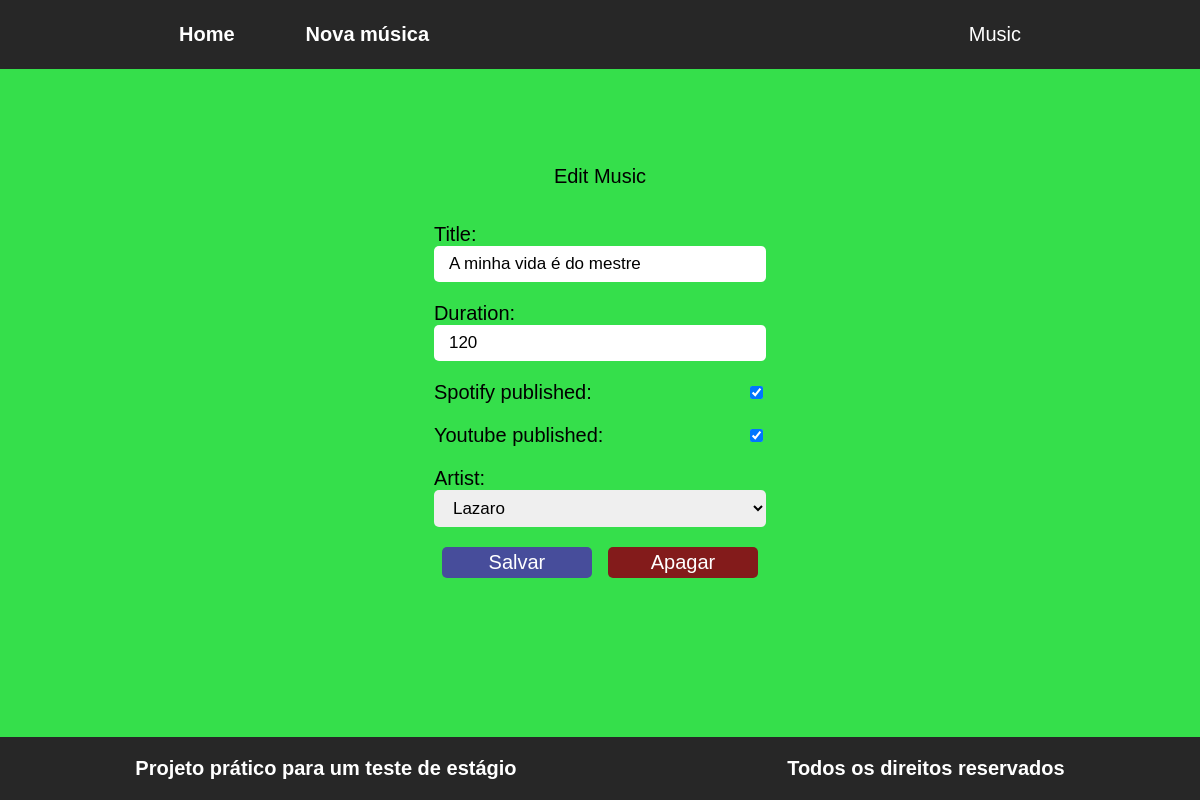
Page /update/7 on the earlier database version.
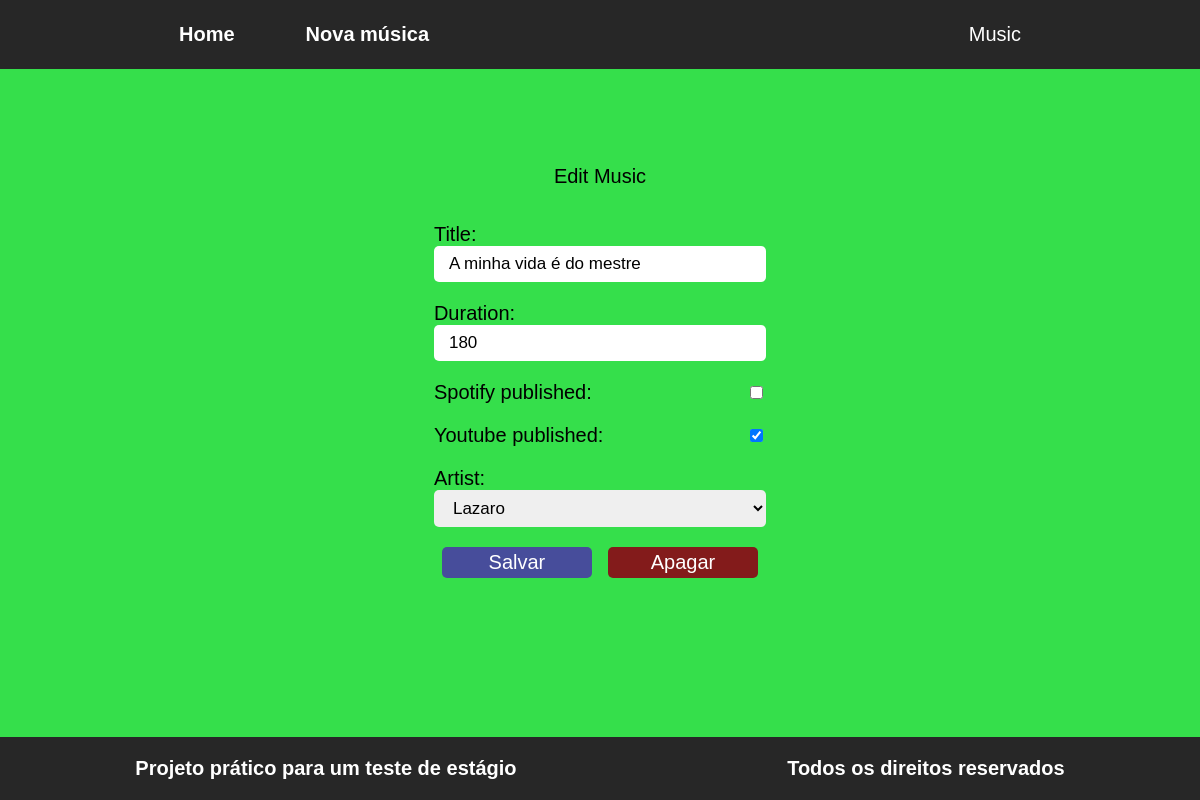
Same page on the later database version.
### musics/models.py (models this page shows, shortened)
class Song(models.Model):
    title = models.CharField(max_length=30)
    duration = models.IntegerField()
    spotify_published = models.BooleanField()
    youtube_published = models.BooleanField()
    artist = models.ForeignKey(Artist, on_delete=models.CASCADE)
    class Meta:
        verbose_name_plural = 'Songs'

### musics/views.py (the view)
# urls.py: path('update/<int:id>', update_song, name='url_update_song'),
def update_song(request, id):
    song = Song.objects.get(pk=id)
    form = SongForm(request.POST or None, instance=song)
    if request.method == 'POST':
        if form.is_valid():
            form.save()
            return redirect('url_new_song')
    return render(request, 'musics/form.html', {'form': form, 'song': song, 'message':'Edit Music'})

### musics/form.py
class SongForm(ModelForm):
    class Meta:
        model = Song
        fields = ['title', 'duration', 'spotify_published', 'youtube_published', 'artist']

### musics/models.py (called while the page is built)
    def __str__(self):
        return self.name

### musics/templates/musics/form.html (shortened to what this page needs)
{% extends "musics/base.html" %}
{% load static %}
{% block conteudo %}
<div>
  {{ message }}
</div>
<form data-idMusic="{{ song.id }}" method="POST">
  {{ form.as_p }}
  <div class='buttons'>
    <button class="btnSubmit" type="submit">Salvar</button>
    {% if song.id is not null %}
    <button class="btnDelete" type="button">Apagar</button>
    {% endif %}
  </div>
</form>
{% endblock conteudo %}
{% block title %} Music {% endblock title %}

### musics/templates/musics/base.html (shortened to what this page needs)
{% load static %}
<!DOCTYPE html>
<html lang="pt-br">
<head>
    <link rel="stylesheet" href=" {% static 'css/style.css' %} ">
</head>
<body>
    <header>
        <ul class="cabecalho">
            <li><a href=" {% url 'url_home' %} ">Home</a></li>
            <li><a href=" {% url 'url_new_song' %} ">Nova música</a></li>
        </ul>
        <span class="title"> {% block title %} {% endblock title %}  </span class="">
    </header>
    <main class="container">
        {% block conteudo %}
        {% endblock conteudo %}
    </main>
    <footer>
        <p>Projeto prático para um teste de estágio</p>
        <p>Todos os direitos reservados</p>
    </footer>
</body>
</html>

### musics/static/css/style.css (style rules this page uses)
html, body { margin: 0; padding: 0; font-family: Arial, Helvetica, sans-serif; height: 100%; font-size: 20px; background-color: rgb(53, 223, 75); }
* { box-sizing: border-box; }
header, footer { background: rgb(39, 39, 39); display: flex; justify-content: space-around; flex-direction: row; align-items: center; flex-wrap: wrap; font-weight: 600; color: white; }
header { padding: 8px; }
footer { position: absolute; bottom: 0px; width: 100%; }
.container { height: 80%; display: flex; justify-content: center; align-items: center; flex-direction: column; }
form { min-width: 360px; border: none; padding: 15px; background-color: inherit; color: black; font-weight: 500; }
form p, .buttons, .links { display: flex; justify-content: space-between; flex-direction: row; align-items: center; flex-wrap: wrap; margin: 20px 0; }
form p select, form p input[type='text'], form p input[type="number"] { padding: 8px 15px; outline: none; border: none; border-radius: 5px; font-family: Arial, Helvetica, sans-serif; width: 100%; font-size: 17px; }
form p.checkbox, form p.checkbox > * { cursor: pointer; }
.btnSubmit, .btnDelete { cursor: pointer; min-width: 45%; background-color: rgb(71, 77, 155); color: white; outline: none; text-align: center; font-size: 20px; border: none; border-radius: 5px; padding: 4px; }
.btnDelete { background-color: rgb(131, 27, 27); }
.buttons, .links { justify-content: space-around; }
a { font-size: 20px; color: inherit; text-decoration: none; }
.cabecalho { display: flex; justify-content: space-between; flex-direction: row; align-items: center; flex-wrap: wrap; min-width: 250px; text-align: left; padding: 0; margin: 15px 0; }
.title { min-width: 250px; text-align: right; font-weight: 300; font-size: 20px; }
.cabecalho li { list-style-type: none; }

Differences in the rows shown:
changed Song "A minha vida é do mestre": duration "120" → "180"; spotify_published "☑" → "☐"
